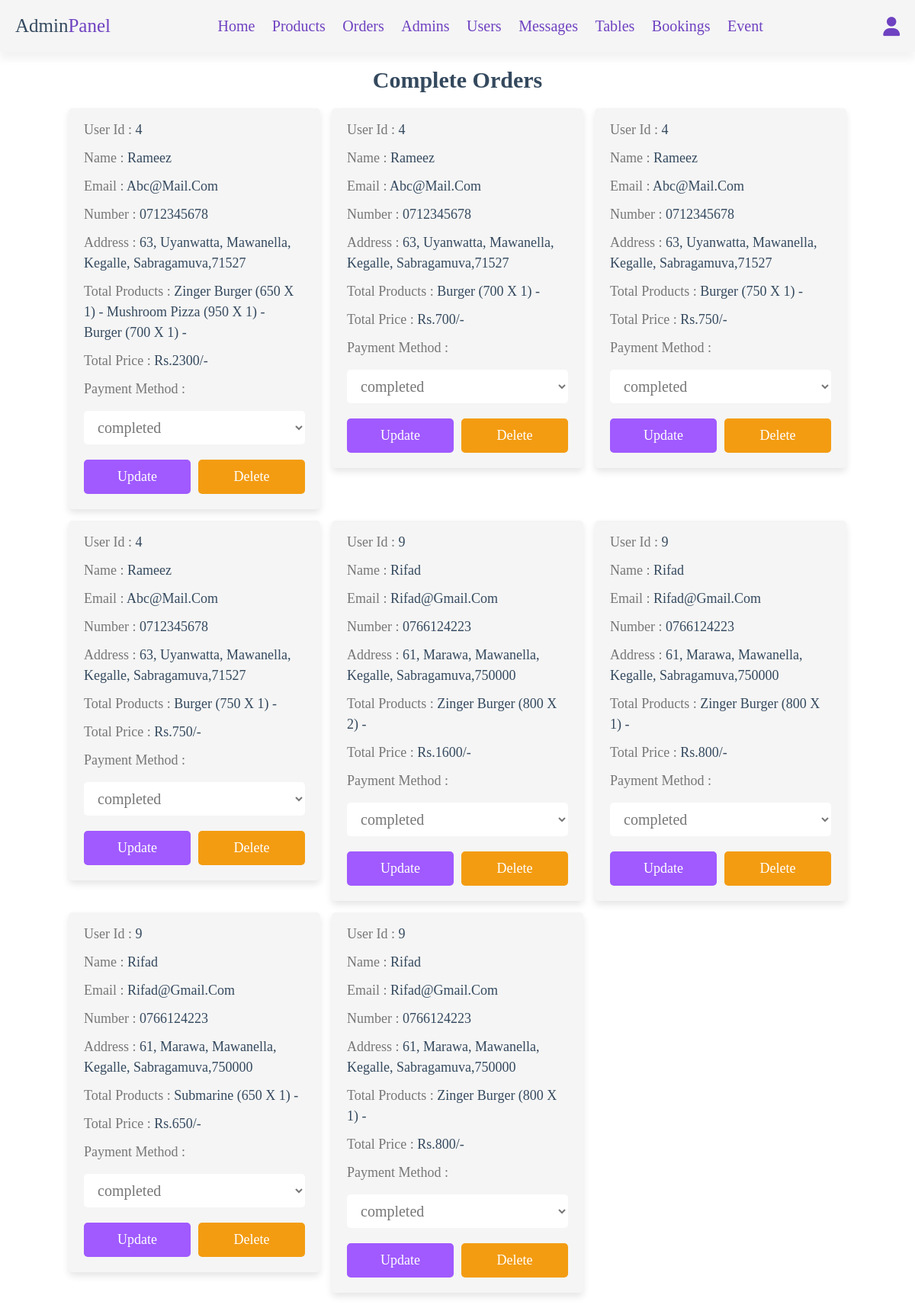
The page /admin/complete_orders.php (signed in) on the database its author committed.
### tables this page shows
CREATE TABLE `orders` (
  `id` int(100) NOT NULL,
  `user_id` int(100) NOT NULL,
  `name` varchar(20) NOT NULL,
  `number` varchar(10) NOT NULL,
  `email` varchar(50) NOT NULL,
  `method` varchar(50) NOT NULL,
  `address` varchar(500) NOT NULL,
  `total_products` varchar(1000) NOT NULL,
  `total_price` int(100) NOT NULL,
  `placed_on` date NOT NULL,
  `payment_status` varchar(20) NOT NULL
);

### admin/complete_orders.php (the view, shortened to what this page needs)
<?php
include '../components/connect.php';
?>
<!DOCTYPE html>
<html lang="en">
<head>
   <link rel="stylesheet" href="https://cdnjs.cloudflare.com/ajax/libs/font-awesome/6.1.1/css/all.min.css">
   <link rel="stylesheet" href="../css/admin_style.css">
</head>
<body>
<?php include '../components/admin_header.php' ?>
<section class="placed-orders">
   <h1 class="heading">complete orders</h1>
   <div class="box-container">
   <?php
      $select_orders = $conn->prepare("SELECT * FROM `orders`");
      $select_orders->execute();
      if($select_orders->rowCount() > 0){
         while($fetch_orders = $select_orders->fetch(PDO::FETCH_ASSOC)){
   ?>
         <?php
            if($fetch_orders['payment_status'] == "completed" ){
         ?>
   <div class="box">
      <p> user id : <span><?= $fetch_orders['user_id']; ?></span> </p>
      <p> name : <span><?= $fetch_orders['name']; ?></span> </p>
      <p> email : <span><?= $fetch_orders['email']; ?></span> </p>
      <p> number : <span><?= $fetch_orders['number']; ?></span> </p>
      <p> address : <span><?= $fetch_orders['address']; ?></span> </p>
      <p> total products : <span><?= $fetch_orders['total_products']; ?></span> </p>
      <p> total price : <span>Rs.<?= $fetch_orders['total_price']; ?>/-</span> </p>
      <p> payment method : <span><?= $fetch_orders['method']; ?></span> </p>
      <form action="" method="POST">
         <select name="payment_status" class="drop-down">
            <option value="" selected disabled><?= $fetch_orders['payment_status']; ?></option>
         </select>
         <div class="flex-btn">
            <input type="submit" value="update" class="btn" name="update_payment">
            <a href="placed_orders.php?delete=<?= $fetch_orders['id']; ?>" class="delete-btn" onclick="return confirm('delete this order?');">delete</a>
         </div>
      </form>
   </div>
   <?php
   }
      }
   }else{
      echo '<p class="empty">no orders placed yet!</p>';
   }
   ?>
   </div>
</section>
</body>
</html>

### css/admin_style.css (style rules this page uses)
:root { --main-color:#A05AFF; --change-color:#1BCFB4; --light-bg:#cebfe2; --red:#e60000; --blue: #2F2FA2; --white:#fff; --orange:#f39c12; --black:#34495e; --light-bg:#f5f5f5; --light-color:#777; --border:.2rem solid var(--black); --box-shadow:0 .5rem 1rem rgba(0,0,0,.1); }
* { font-family: 'Baloo Bhaijaan 2', cursive; margin:0; padding:0; box-sizing: border-box; text-decoration: none; outline: none; border:none; }
html { font-size: 62.5%; overflow-x: hidden; }
body { background-color: var(--white); }
section { max-width: 1200px; margin:0 auto; padding:2rem; }
.btn, .delete-btn, .option-btn { display: block; margin-top: 1rem; border-radius: .5rem; cursor: pointer; width: 100%; font-size: 1.8rem; color:var(--white); padding:1.2rem 3rem; text-transform: capitalize; text-align: center; }
.btn, .option-btn { background-color: var(--main-color); }
.delete-btn { background-color: var(--orange); }
.flex-btn { display: flex; gap:1rem; }
.heading { text-align: center; margin-bottom: 2rem; text-transform: capitalize; color:var(--black); font-size: 3rem; }
.placed-orders .box-container { display: grid; grid-template-columns: repeat(auto-fit, 33rem); gap:1.5rem; justify-content: center; align-items: flex-start; }
.placed-orders .box-container .box { background-color: var(--light-bg); border-radius: .5rem; box-shadow: var(--box-shadow); padding:2rem; padding-top: 1rem; }
.placed-orders .box-container .box p { padding: .5rem 0; line-height: 1.5; font-size: 1.8rem; color:var(--light-color); text-transform: capitalize; }
.placed-orders .box-container .box p span { color:var(--black); }
.placed-orders .box-container .box .drop-down { width: 100%; margin:1rem 0; background-color: var(--white); padding:1rem 1.4rem; font-size: 2rem; color:var(--light-color); border-radius: .5rem; }

### rows shown on the page
orders: user "4", name "Rameez", email "Abc@mail.com", number "0712345678", address "63, Uyanwatta, Mawanella, Kegalle, Sabragamuva,71527", total_products "Zinger Burger (650 X 1) - Mushroom Pizza (950 X 1) - Burger (700 X 1) -", total_price "2300", payment_status "completed"
orders: user "4", name "Rameez", email "Abc@mail.com", number "0712345678", address "63, Uyanwatta, Mawanella, Kegalle, Sabragamuva,71527", total_products "Burger (700 X 1) -", total_price "700", payment_status "completed"
orders: user "4", name "Rameez", email "Abc@mail.com", number "0712345678", address "63, Uyanwatta, Mawanella, Kegalle, Sabragamuva,71527", total_products "Burger (750 X 1) -", total_price "750", payment_status "completed"
orders: user "4", name "Rameez", email "Abc@mail.com", number "0712345678", address "63, Uyanwatta, Mawanella, Kegalle, Sabragamuva,71527", total_products "Burger (750 X 1) -", total_price "750", payment_status "completed"
orders: user "9", name "Rifad", email "Rifad@gmail.com", number "0766124223", address "61, Marawa, Mawanella, Kegalle, Sabragamuva,750000", total_products "Zinger Burger (800 X 2) -", total_price "1600", payment_status "completed"
orders: user "9", name "Rifad", email "Rifad@gmail.com", number "0766124223", address "61, Marawa, Mawanella, Kegalle, Sabragamuva,750000", total_products "Zinger Burger (800 X 1) -", total_price "800", payment_status "completed"
orders: user "9", name "Rifad", email "Rifad@gmail.com", number "0766124223", address "61, Marawa, Mawanella, Kegalle, Sabragamuva,750000", total_products "Submarine (650 X 1) -", total_price "650", payment_status "completed"
orders: user "9", name "Rifad", email "Rifad@gmail.com", number "0766124223", address "61, Marawa, Mawanella, Kegalle, Sabragamuva,750000", total_products "Zinger Burger (800 X 1) -", total_price "800", payment_status "completed"
